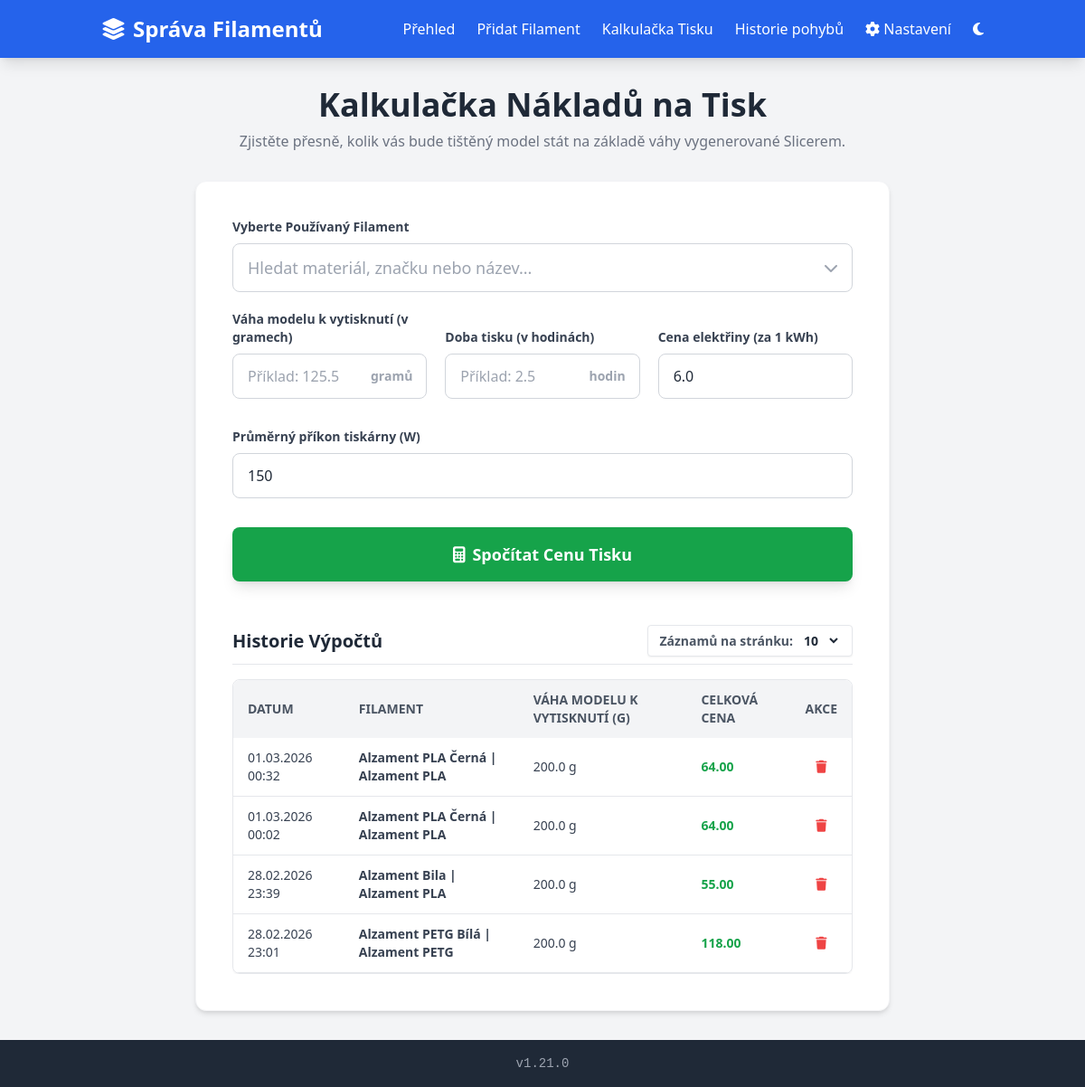
Before: /calculator with the older database file.
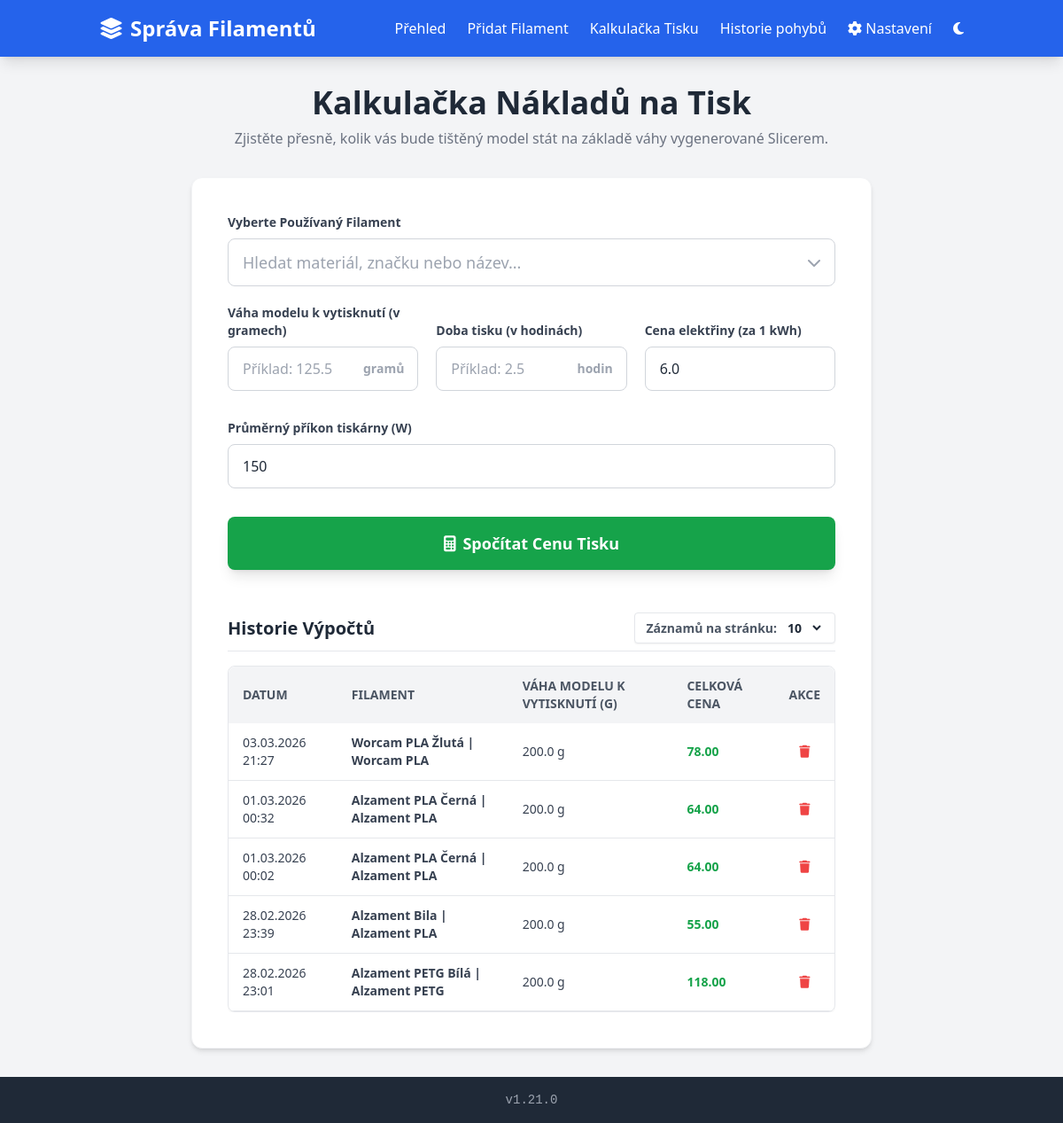
After: the same page with the newer database file.
### models.py (models this page shows)
class AppSetting(db.Model):
    id = db.Column(db.Integer, primary_key=True)
    lang = db.Column(db.String(10), default='cs')
    kwh_price = db.Column(db.Float, default=5.0)
    printer_power = db.Column(db.Integer, default=150)
    currency = db.Column(db.String(10), default='CZK')
    debug_logging = db.Column(db.Boolean, default=False)
    theme = db.Column(db.String(10), default='light')
    view_mode = db.Column(db.String(10), default='card')

class PrintHistory(db.Model):
    id = db.Column(db.Integer, primary_key=True)
    filament_name = db.Column(db.String(200), nullable=False)
    weight = db.Column(db.Float, nullable=False)
    total_cost = db.Column(db.Float, nullable=False)
    created_at = db.Column(db.DateTime, default=datetime.utcnow)

### routes/calculator.py (the view, shortened to what this page needs)
    @app.route('/calculator', methods=['GET', 'POST'])
    def calculator():
        filaments = Filament.query.all()
        setting = AppSetting.query.first()
        result = None
        page = request.args.get('page', 1, type=int)
        per_page = request.args.get('per_page', 10, type=int)
        if per_page not in [10, 20, 50, 100]:
            per_page = 10
        histories_paginated = db.paginate(
            PrintHistory.query.order_by(PrintHistory.created_at.desc()),
            page=page, per_page=per_page, error_out=False,
        )
        return render_template(
            'calculator.html',
            filaments=filaments, result=result, setting=setting,
            histories=histories_paginated, per_page=per_page,
        )

### utils.py (called while the page is built)
def get_settings():
    return AppSetting.query.first()

### templates/calculator.html (shortened to what this page needs)
{% extends "base.html" %}
{% block content %}
<div class="max-w-3xl mx-auto">
    <div class="text-center mb-8">
        <h1 class="text-4xl font-bold text-gray-800">{{ t('calculator_title') }}</h1>
        <p class="text-gray-500 mt-2">{{ t('calc_desc') }}</p>
    </div>
    <div class="bg-white rounded-xl shadow-md p-6 lg:p-10 border border-gray-100">
        <form method="POST">
            <div class="mb-5 relative" id="filament-select-container">
                <label class="block text-gray-700 text-sm font-bold mb-2">{{ t('select_filament') }}</label>
                <div class="relative">
                    <input type="text" id="filament_search" placeholder="{{ t('search_filament') }}" class="w-full border border-gray-300 rounded-lg px-4 py-3 bg-white focus:outline-none focus:ring-2 focus:ring-green-500 text-lg pr-10 cursor-pointer" autocomplete="off">
                    <div class="absolute inset-y-0 right-0 pr-4 flex items-center pointer-events-none text-gray-400">
                    </div>
                </div>
            </div>
            <div class="grid grid-cols-1 md:grid-cols-3 gap-5 mb-8 items-end">
                <div>
                    <label class="block text-gray-700 text-sm font-bold mb-2">{{ t('print_weight') }}</label>
                    <div class="relative">
                        <input type="number" name="weight" step="0.1" min="0.1" placeholder="{{ t('print_weight_placeholder') }}" class="w-full border border-gray-300 rounded-lg px-4 py-3 focus:outline-none focus:ring-2 focus:ring-green-500" required>
                        <div class="absolute inset-y-0 right-0 pr-4 flex items-center pointer-events-none text-gray-400 font-bold text-sm">
                        </div>
                    </div>
                </div>
                <div>
                    <label class="block text-gray-700 text-sm font-bold mb-2">{{ t('print_time') }}</label>
                    <div class="relative">
                        <input type="number" name="print_time" step="0.1" min="0" placeholder="{{ t('print_time_placeholder') }}" class="w-full border border-gray-300 rounded-lg px-4 py-3 focus:outline-none focus:ring-2 focus:ring-blue-500" required>
                        <div class="absolute inset-y-0 right-0 pr-4 flex items-center pointer-events-none text-gray-400 font-bold text-sm">
                        </div>
                    </div>
                </div>
                <div>
                    <label class="block text-gray-700 text-sm font-bold mb-2">{{ t('kwh_price') }}</label>
                    <div class="relative">
                        <input type="number" name="kwh_price" step="0.1" min="0" value="{{ setting.kwh_price if setting else 5.0 }}" class="w-full border border-gray-300 rounded-lg px-4 py-3 focus:outline-none focus:ring-2 focus:ring-yellow-500" required>
                    </div>
                </div>
            </div>
            <div class="mb-8">
                <label class="block text-gray-700 text-sm font-bold mb-2">{{ t('printer_power') }}</label>
                <input type="number" name="printer_power" step="1" min="0" value="{{ setting.printer_power if setting else 150 }}" class="w-full border border-gray-300 rounded-lg px-4 py-3 focus:outline-none focus:ring-2 focus:ring-gray-500" required>
            </div>
            <button type="submit" class="w-full bg-green-600 hover:bg-green-700 text-white font-bold py-4 px-6 rounded-lg text-lg shadow-lg hover:shadow-xl transition-all flex items-center justify-center gap-2">
                <i class="fa-solid fa-calculator"></i> {{ t('calc_btn') }}
            </button>
        </form>
        <div class="mt-12">
            <div class="flex flex-col sm:flex-row justify-between items-start sm:items-center border-b pb-2 mb-4 gap-4">
                <h3 class="text-xl font-bold text-gray-800">{{ t('history_title') }}</h3>
                {% if histories.items and histories.items|length > 0 %}
                <div class="flex items-center gap-2 text-sm bg-white px-3 py-1.5 rounded shadow-sm border border-gray-200">
                    <label for="per_page" class="text-gray-600 font-semibold">{{ t('per_page') }}</label>
                    <select id="per_page" class="bg-transparent border-none focus:ring-0 outline-none cursor-pointer text-gray-800 font-bold" onchange="window.location.href='{{ url_for('calculator') }}?per_page='+this.value">
                        <option value="10" {% if per_page == 10 %}selected{% endif %}>10</option>
                    </select>
                </div>
                {% endif %}
            </div>
            {% if histories.items and histories.items|length > 0 %}
                <div class="-mx-4 sm:mx-0 overflow-x-auto">
                    <div class="inline-block min-w-full align-middle">
                        <div class="overflow-hidden shadow-sm sm:rounded-lg border border-gray-200">
                            <table class="min-w-full text-left border-collapse">
                                <thead>
                            <tr class="bg-gray-100 text-gray-600 text-sm uppercase">
                                <th class="py-3 px-4 rounded-tl-lg">{{ t('date') }}</th>
                                <th class="py-3 px-4">Filament</th>
                                <th class="py-3 px-4">{{ t('print_weight').split('(')[0] }} (g)</th>
                                <th class="py-3 px-4">{{ t('total_cost') }}</th>
                                <th class="py-3 px-4 rounded-tr-lg text-center">{{ t('action') }}</th>
                            </tr>
                        </thead>
                        <tbody class="text-gray-700 text-sm">
                            {% for h in histories.items %}
                            <tr class="border-b hover:bg-gray-50 transition-colors">
                                <td class="py-3 px-4">{{ h.created_at.strftime('%d.%m.%Y %H:%M') }}</td>
                                <td class="py-3 px-4 font-semibold">{{ h.filament_name }}</td>
                                <td class="py-3 px-4">{{ '{:0.1f}'.format(h.weight) }} g</td>
                                <td class="py-3 px-4 font-bold text-green-600">{{ '{:0.2f}'.format(h.total_cost) }}</td>
                                <td class="py-3 px-4 text-center">
                                    <form action="{{ url_for('delete_history', id=h.id) }}" method="POST" class="inline">
                                        <button type="submit" class="text-red-500 hover:text-red-700 p-2 rounded-full hover:bg-red-50 transition-colors" title="{{ t('delete') }}">
                                            <i class="fa-solid fa-trash"></i>
                                        </button>
                                    </form>
                                </td>
                            </tr>
                            {% endfor %}
                        </tbody>
                    </table>
                        </div>
                    </div>
                </div>
            {% else %}
                <p class="text-gray-500 text-center py-6 bg-gray-50 rounded-lg italic">
                    {{ t('history_empty') }}
                </p>
            {% endif %}
        </div>
    </div>
</div>
{% endblock %}

### templates/base.html (shortened to what this page needs)
<!DOCTYPE html>
<html lang="{{ current_lang }}" {% if theme == 'dark' %}class="dark"{% endif %}>
<head>
    <script src="https://cdn.tailwindcss.com"></script>
    <link rel="stylesheet" href="https://cdnjs.cloudflare.com/ajax/libs/font-awesome/6.4.0/css/all.min.css">
</head>
<body class="bg-gray-100 font-sans text-gray-800 flex flex-col min-h-screen">
    <nav class="bg-blue-600 text-white shadow-lg relative z-20">
        <div class="container mx-auto px-6 py-4 flex flex-wrap justify-between items-center">
            <a href="{{ url_for('index') }}" class="text-xl md:text-2xl font-bold flex items-center gap-2">
                <i class="fa-solid fa-layer-group"></i> {{ t('title') }}
            </a>
            <div id="nav-links" class="hidden w-full md:flex md:w-auto md:space-x-6 flex-col md:flex-row mt-4 md:mt-0 space-y-3 md:space-y-0 pb-2 md:pb-0">
                <a href="{{ url_for('index') }}" class="block hover:text-blue-200 transition-colors py-1 md:py-0 border-b border-blue-500 md:border-0">{{ t('overview') }}</a>
                <a href="{{ url_for('add') }}" class="block hover:text-blue-200 transition-colors py-1 md:py-0 border-b border-blue-500 md:border-0">{{ t('add_filament') }}</a>
                <a href="{{ url_for('calculator') }}" class="block hover:text-blue-200 transition-colors py-1 md:py-0 border-b border-blue-500 md:border-0">{{ t('calculator') }}</a>
                <a href="{{ url_for('history') }}" class="block hover:text-blue-200 transition-colors py-1 md:py-0 border-b border-blue-500 md:border-0">{{ t('movement_history') }}</a>
                <a href="{{ url_for('settings') }}" class="block hover:text-blue-200 transition-colors py-1 md:py-0"><i class="fa-solid fa-cog"></i> {{ t('settings') }}</a>
                <form method="POST" action="{{ url_for('toggle_theme') }}" class="hidden md:block">
                    <button type="submit" class="hover:text-blue-200 transition-colors" title="{{ t('theme') }}">
                        <i class="fa-solid {% if theme == 'dark' %}fa-sun{% else %}fa-moon{% endif %}"></i>
                    </button>
                </form>
            </div>
        </div>
    </nav>
    <div class="container mx-auto px-4 sm:px-6 py-4 sm:py-8 flex-grow overflow-x-hidden">
        {% block content %}{% endblock %}
    </div>
    <footer class="bg-gray-800 text-gray-400 py-4 mt-auto">
        <div class="container mx-auto text-center text-sm font-mono">
            v{{ app_version }}
        </div>
    </footer>
</body>
</html>

Changed rows visible on the page:
added PrintHistory: created_at "03.03.2026 21:27", filament_name "Worcam PLA Žlutá | Worcam PLA", weight "200.0", total_cost "78.00"
